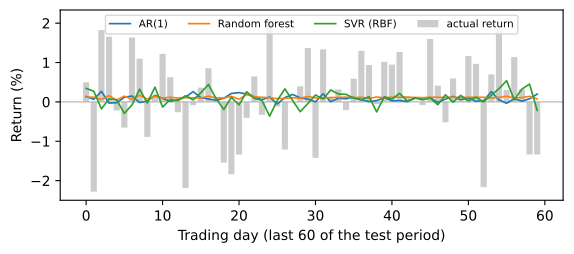

Recreate this plot in Python.
"""Unified walk-forward comparison: statistical models and machine learning
models, same protocol, same test days, one-step-ahead next-day log return."""
import numpy as np
import pandas as pd
import matplotlib
matplotlib.use("Agg")
import matplotlib.pyplot as plt
from scipy.optimize import minimize
from sklearn.base import clone
from sklearn.linear_model import LinearRegression, Ridge, Lasso
from sklearn.svm import SVR
from sklearn.ensemble import RandomForestRegressor
from sklearn.preprocessing import StandardScaler

L, REFIT, TRAIN0, TAU, D = 10, 250, 1200, 1e-4, 0.5


def weights(d, tau=TAU):
    w = [1.0]
    for k in range(1, 5000):
        nxt = w[-1] * (k - 1 - d) / k
        if abs(nxt) < tau:
            break
        w.append(nxt)
    return np.array(w)


def fracdiff(x, d):
    w = weights(d)
    out = np.full(len(x), np.nan)
    for t in range(len(w) - 1, len(x)):
        out[t] = np.dot(w, x[t::-1][:len(w)])
    return out


def ols(X, y):
    A = np.column_stack([np.ones(len(X)), X])
    return np.linalg.lstsq(A, y, rcond=None)[0]


def arma11_fit(r):
    """Conditional least squares for r_t = c + phi r_{t-1} + theta e_{t-1} + e_t."""
    def sse(p):
        c, phi, th = p
        e = np.zeros(len(r))
        for t in range(1, len(r)):
            e[t] = r[t] - c - phi * r[t - 1] - th * e[t - 1]
        return np.sum(e[1:] ** 2)
    best = minimize(sse, [r.mean(), 0.0, 0.0], method="Nelder-Mead",
                    options={"maxiter": 2000, "fatol": 1e-8})
    c, phi, th = best.x
    e = np.zeros(len(r))
    for t in range(1, len(r)):
        e[t] = r[t] - c - phi * r[t - 1] - th * e[t - 1]
    return c, phi, th, e[-1]


px = pd.read_csv("aapl.csv", index_col=0)["Close"].values
logp = np.log(px)
ret = np.r_[np.nan, np.diff(logp)] * 100
frac = fracdiff(logp, D)

rows, y_all, idx_all = [], [], []
for t in range(L, len(ret) - 1):
    if np.isnan(ret[t - L + 1:t + 1]).any() or np.isnan(frac[t - L + 1:t + 1]).any():
        continue
    rows.append((ret[t - L + 1:t + 1], frac[t - L + 1:t + 1]))
    y_all.append(ret[t + 1]); idx_all.append(t + 1)
Xr = np.array([a for a, _ in rows]); Xf = np.array([b for _, b in rows])
y = np.array(y_all); idx = np.array(idx_all)
print(f"aligned sample {len(y)} rows, test days {len(y) - TRAIN0}")

ML = {"Linear regression": LinearRegression(), "Ridge regression": Ridge(alpha=10.0),
      "Lasso regression": Lasso(alpha=0.01, max_iter=5000),
      "SVR (RBF)": SVR(kernel="rbf", C=1.0, epsilon=0.05),
      "Random forest": RandomForestRegressor(n_estimators=200, max_depth=6,
                                             random_state=0, n_jobs=-1)}
preds = {k: [] for k in ["Random walk", "AR(1)", "AR(5)", "ARMA(1,1)",
                         "ARFIMA-type AR(5)", "Markov switching"] + list(ML)}
truth = []

for start in range(TRAIN0, len(y), REFIT):
    stop = min(start + REFIT, len(y))
    truth.append(y[start:stop])
    tr_r, tr_f, tr_y = Xr[:start], Xf[:start], y[:start]

    preds["Random walk"].append(np.full(stop - start, tr_y.mean()))
    for name, k, src in [("AR(1)", 1, Xr), ("AR(5)", 5, Xr),
                         ("ARFIMA-type AR(5)", 5, Xf)]:
        b = ols(src[:start, -k:], tr_y)
        preds[name].append(b[0] + src[start:stop, -k:] @ b[1:])

    c, phi, th, _ = arma11_fit(tr_y)
    e = 0.0
    out = []
    for t in range(start, stop):
        out.append(c + phi * y[t - 1] + th * e)
        e = y[t] - out[-1]
    preds["ARMA(1,1)"].append(np.array(out))

    # two-regime mean, weighted by how turbulent the recent window looks
    lo, hi = tr_y[np.abs(tr_y) < np.percentile(np.abs(tr_y), 75)], tr_y
    mu_lo, mu_hi = lo.mean(), hi[np.abs(hi) >= np.percentile(np.abs(hi), 75)].mean()
    vol = pd.Series(np.abs(y)).rolling(20).mean().values
    thr = np.nanpercentile(vol[:start], 75)
    w = (vol[start:stop] > thr).astype(float)
    preds["Markov switching"].append(w * mu_hi + (1 - w) * mu_lo)

    sc = StandardScaler().fit(tr_r)
    for name, proto in ML.items():
        m = clone(proto).fit(sc.transform(tr_r), tr_y)
        preds[name].append(m.predict(sc.transform(Xr[start:stop])))

truth = np.concatenate(truth)
bench = np.sqrt(np.mean((truth - np.concatenate(preds["Random walk"])) ** 2))
print(f"\n{'model':22s} {'RMSE':>8s} {'vs RW':>8s} {'dir.acc':>8s} {'corr':>7s}")
final = {}
for name, chunks in preds.items():
    p = np.concatenate(chunks)
    rmse = np.sqrt(np.mean((truth - p) ** 2))
    da = np.mean(np.sign(p) == np.sign(truth)) * 100
    cr = np.corrcoef(p, truth)[0, 1] if p.std() > 0 else 0.0
    final[name] = p
    print(f"{name:22s} {rmse:8.4f} {100*(rmse/bench-1):+7.2f}% "
          f"{da:7.1f}% {cr:+7.3f}")

# zoomed view: 60 days, returns, so the forecasts are visible
n = len(truth)
s = slice(n - 60, n)
fig, ax = plt.subplots(figsize=(6.5, 2.8))
ax.axhline(0, color="0.7", lw=0.8)
ax.bar(np.arange(60), truth[s], color="0.8", label="actual return")
for name in ["AR(1)", "Random forest", "SVR (RBF)"]:
    ax.plot(np.arange(60), final[name][s], lw=1.2, label=name)
ax.set_xlabel("Trading day (last 60 of the test period)")
ax.set_ylabel("Return (%)")
ax.legend(fontsize=7.5, ncol=4, loc="upper center")
fig.subplots_adjust(bottom=0.2)
fig.savefig("fig_zoom.pdf", bbox_inches="tight")
print(f"\nactual return range over those 60 days: "
      f"{truth[s].min():+.2f}% to {truth[s].max():+.2f}%")
for name in ["AR(1)", "Random forest", "SVR (RBF)"]:
    print(f"  {name:16s} forecast range {final[name][s].min():+.2f}% "
          f"to {final[name][s].max():+.2f}%")
